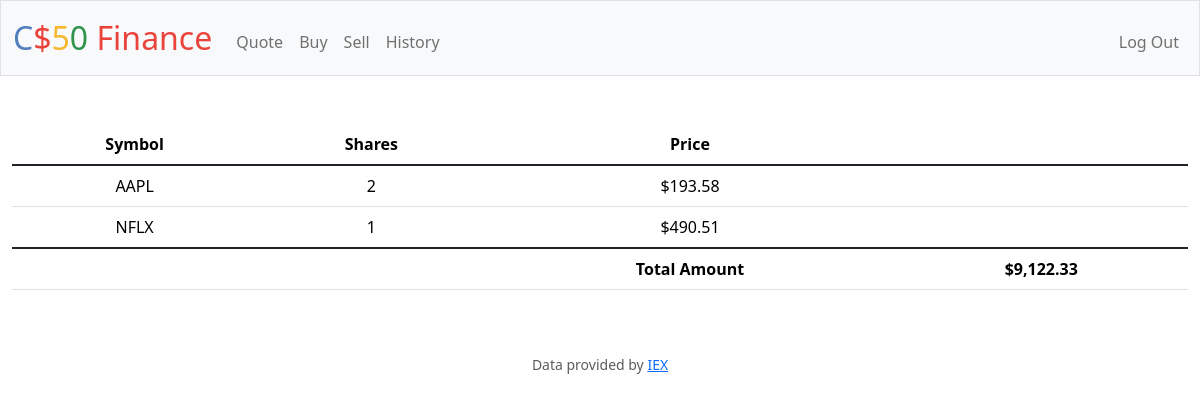
The page / (signed in) on the database its author committed.
### tables this page shows
CREATE TABLE 'transactions' ('id ' INTEGER PRIMARY KEY AUTOINCREMENT NOT NULL, 'user_id' INTEGER,'symbol' TEXT, 'shares' INTEGER, 'price' REAL, 'date' DATETIME);

CREATE TABLE users (id INTEGER PRIMARY KEY AUTOINCREMENT NOT NULL, username TEXT NOT NULL, hash TEXT NOT NULL, cash NUMERIC NOT NULL DEFAULT 10000.00);

### app.py (the view)
@app.route("/")
@login_required
def index():
    user_id = session["user_id"]
    transactions_db = db.execute(
        "SELECT symbol, SUM(shares) AS shares, price FROM transactions WHERE user_id = ? GROUP BY symbol HAVING SUM(shares)>0",
        user_id,
    )
    cash_db = db.execute("SELECT cash FROM users WHERE id = ?", user_id)
    cash = cash_db[0]["cash"]
    return render_template("index.html", database=transactions_db, cash=cash)

### app.py (called while the page is built)
@app.after_request
def after_request(response):
    response.headers["Cache-Control"] = "no-cache, no-store, must-revalidate"
    response.headers["Expires"] = 0
    response.headers["Pragma"] = "no-cache"
    return response

### helpers.py (called while the page is built)
def login_required(f):
    @wraps(f)
    def decorated_function(*args, **kwargs):
        if session.get("user_id") is None:
            return redirect("/login")
        return f(*args, **kwargs)
    return decorated_function

def usd(value):
    return f"${value:,.2f}"

### templates/index.html (shortened to what this page needs)
{% extends "layout.html" %}
{% block main %}
<table class="table">
    <thead>
        <tr>
            <th scope="col">Symbol</th>
            <th scope="col">Shares</th>
            <th scope="col">Price</th>
            <th scope="col"></th>
        </tr>
    </thead>
    <tbody>
        {% for row in database %}
        <tr>
            <td>{{row["symbol"]}}</td>
            <td>{{row["shares"]}}</td>
            <td>{{row["price"] | usd}}</td>
            <td></td>
        </tr>
        {% endfor %}
    </tbody>
    <tfoot>
        <tr>
            <td></td>
            <td></td>
            <th scope="1">Total Amount</th>
            <th scope="1">{{cash | usd}}</th>
        </tr>
    </tfoot>
</table>
{% endblock %}

### rows shown on the page
transactions: symbol "AAPL", shares "2", price "$193.58"
transactions: symbol "NFLX", shares "1", price "$490.51"
users: cash "$9,122.33"
